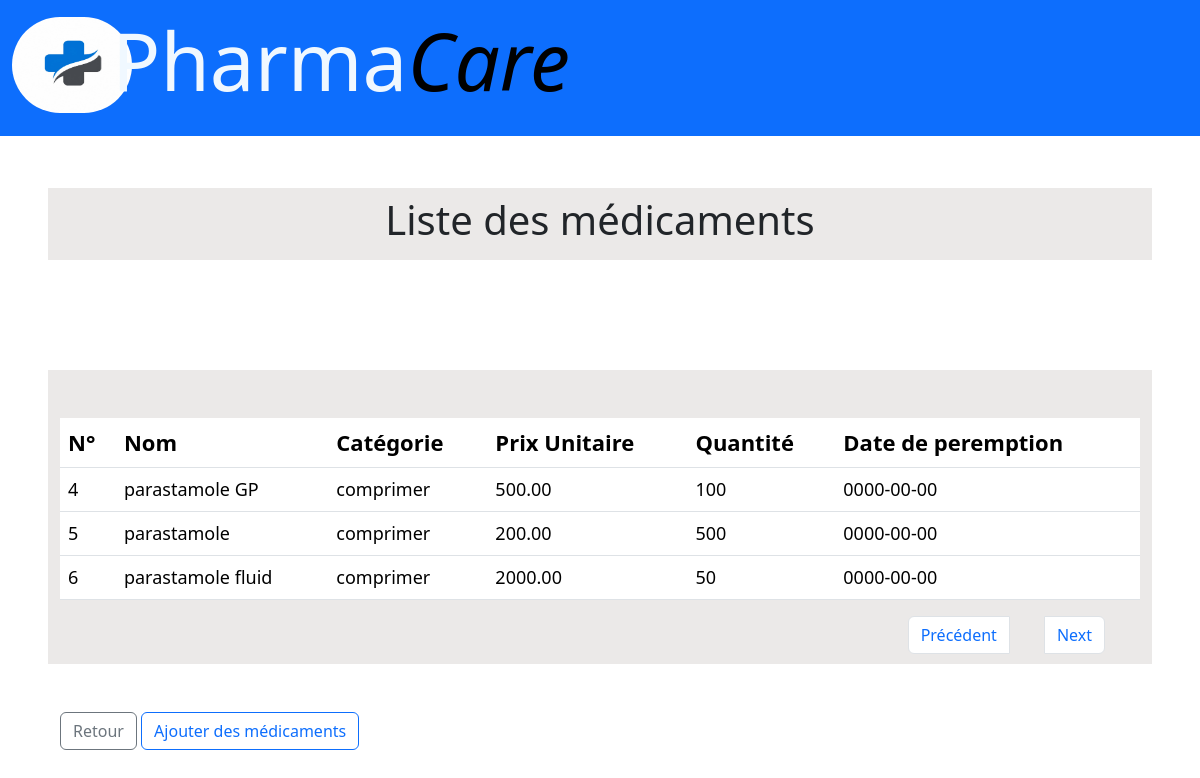
The page /pages/medicaments.php?page=2 on the database its author committed.
### tables this page shows
CREATE TABLE `medicaments` (
  `id_medoc` int(11) NOT NULL,
  `nom` varchar(255) DEFAULT NULL,
  `categorie` varchar(255) DEFAULT NULL,
  `prix` decimal(10,2) DEFAULT NULL,
  `quantite_stock` int(11) DEFAULT NULL,
  `date_peremption` varchar(255) DEFAULT NULL
);

### includes/fonctions.php (called while the page is built, shortened)
<?php
function pagination($database, $table, $N_element, $page_actuelle)
{
     $total_medoc = (int) $database->query("select count(*) from $table")->fetchColumn();
     $page_total = ceil($total_medoc / $N_element);
     $offset = $N_element * ($page_actuelle - 1);
     $data  = $database->query("select * from $table limit $N_element offset $offset");
     $resultats = $data->fetchALL(PDO::FETCH_ASSOC);
     return [
          'donnees' => $resultats,
          'pages_total' => $page_total
     ];
}

### pages/medicaments.php (the view, shortened to what this page needs)
<?php
include_once __DIR__ . '../../config/database.php';
include_once __DIR__ . '../../includes/fonctions.php';
$fonctionnalite = ($_GET['fonct'] ?? 'Afficher');
$page_actuelle = (int) ($_GET['page'] ?? 1);
$resultats = pagination($database, 'medicaments', '3', $page_actuelle);
$medicaments = $resultats['donnees'];
$page_total = $resultats['pages_total'];
?>
<!DOCTYPE html>
<html lang="fr">
<head>
     <link href="https://cdn.jsdelivr.net/npm/bootstrap@5.3.8/dist/css/bootstrap.min.css" rel="stylesheet">
     <link rel="stylesheet" href="../style/medoc.css?v=<?= time() ?>">
</head>
<body>
     <header>
          <?php include_once  '../includes/header.php';
          ?>
     </header>
     <?php if ($fonctionnalite == 'Afficher'): ?>
          <section class="container-fluide  px-lg-5 pt-5" id="section2">
               <div class="col text-center py-2 mb-5 bg-t-secondary">
                    <h1>
                         Liste des médicaments
                    </h1>
               </div>
               <div class="container col-12 pt-5 bg-t-secondary mb-5 pb-5" id="s-div2">
                    <table class="table">
                         <thead>
                              <tr>
                                   <th>
                                        N°
                                   </th>
                                   <th>
                                        Nom
                                   </th>
                                   <th>
                                        Catégorie
                                   </th>
                                   <th>
                                        Prix Unitaire
                                   </th>
                                   <th>
                                        Quantité
                                   </th>
                                   <th>
                                        Date de peremption
                                   </th>
                              </tr>
                         </thead>
                         <tbody>
                              <?php foreach ($medicaments as $medoc):  ?>
                                   <tr>
                                        <td>
                                             <?= $medoc['id_medoc'] ?>
                                        </td>
                                        <td>
                                             <?= $medoc['nom'] ?>
                                        </td>
                                        <td>
                                             <?= $medoc['categorie'] ?>
                                        </td>
                                        <td>
                                             <?= $medoc['prix'] ?>
                                        </td>
                                        <td>
                                             <?= $medoc['quantite_stock'] ?>
                                        </td>
                                        <td>
                                             <?= $medoc['date_peremption'] ?>
                                        </td>
                                   </tr>
                              <?php endforeach; ?>
                         </tbody>
                    </table>
                    <nav aria-label="Page navigation example " class="position-relative">
                         <ul class="pagination position-absolute top-0 end-0">
                              <?php if ($page_actuelle > 1): ?>
                                   <li class="page-item"><a class="page-link" href="medicaments.php?page=<?= $page_actuelle - 1 ?>">Précédent</a></li>
                              <?php endif;  ?>
                              <?php if ($page_actuelle < $page_total): ?>
                                   <li class="page-item"><a class="page-link" href="medicaments.php?page=<?= $page_actuelle + 1 ?>">Next</a></li>
                              <?php endif;  ?>
                         </ul>
                    </nav>
               </div>
               <p class="container">
                    <button class="btn btn-outline-secondary" type="button" onclick="window.location=''" id="retour">
                         Retour
                    </button>
                    <button class="btn btn-outline-primary" type="button" onclick="window.location='medicaments.php?fonct=Ajouter'" id="ajouter">
                         Ajouter des médicaments
                    </button>
               </p>
          </section>
     <?php endif; ?>
</body>
</html>

### style/medoc.css (style rules this page uses)
.bg-t-secondary { background-color: #ebe9e8 !important; }
section { margin-top: 110px; }
#section2 { margin-top: 140px; }
h1 { color: #ffffff; }
thead { background-color: rgb(36, 70, 184); font-size: 22px; }
tbody { font-size: 18px; }
a { margin-right: 35px; }
#s-div2 { margin-top: 110px; }

### style/header.css (style rules this page uses)
header { position: fixed; top: 0; left: 0; }

### rows shown on the page
medicaments: id_medoc "4", nom "parastamole GP", categorie "comprimer", prix "500.00", quantite_stock "100", date_peremption "0000-00-00"
medicaments: id_medoc "5", nom "parastamole", categorie "comprimer", prix "200.00", quantite_stock "500", date_peremption "0000-00-00"
medicaments: id_medoc "6", nom "parastamole fluid", categorie "comprimer", prix "2000.00", quantite_stock "50", date_peremption "0000-00-00"
